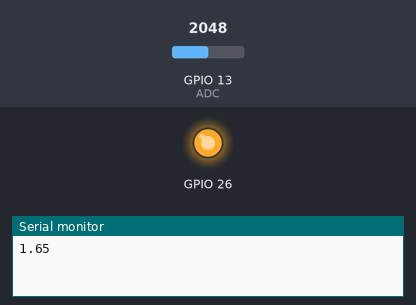
The sketch below on a simulated ESP32. Parts: output pins drawn as LEDs (lit = HIGH), the last lines printed to the serial monitor. The inputs (shaded band) are chosen by the test bench; at power-on: GPIO 13 (ADC) = 2048 (analog values on the 0–4095 scale).

Above: at 0.05 s.
At 2.45 s:
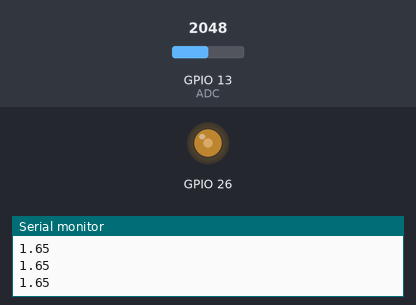
At 3.9 s:
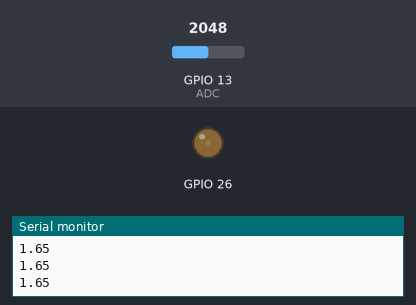
At 7.75 s:
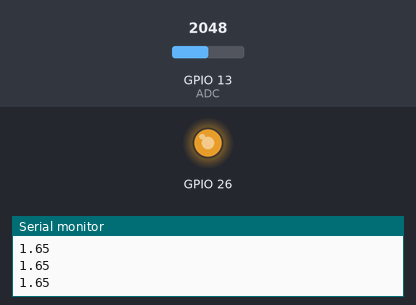
Timing chart, 0 to 11.8 s (numbered marks = the images above):
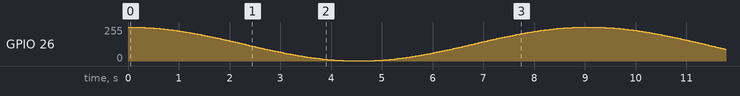

The sketch:

SinusoidalGeneration.ino
```cpp
int ADC=13;
int DAC=26;
float inpV=0;
int ADCV=0;
int deg=0;
void setup() {
  Serial.begin(9600);
  pinMode(13 , INPUT);
  analogReadResolution(12);
  analogSetAttenuation(ADC_11db);
  // put your setup code here, to run once:

}

void loop() {
  ADCV=int(128+127*(cos(deg*PI/180)));
  dacWrite(26 , ADCV);
  deg=deg+1;
  if(deg>=360)
  deg=0;
  delay(25);
  inpV=analogRead(ADC);
  Serial.println(inpV*3.3/4096);
  // put your main code here, to run repeatedly:

}
```
